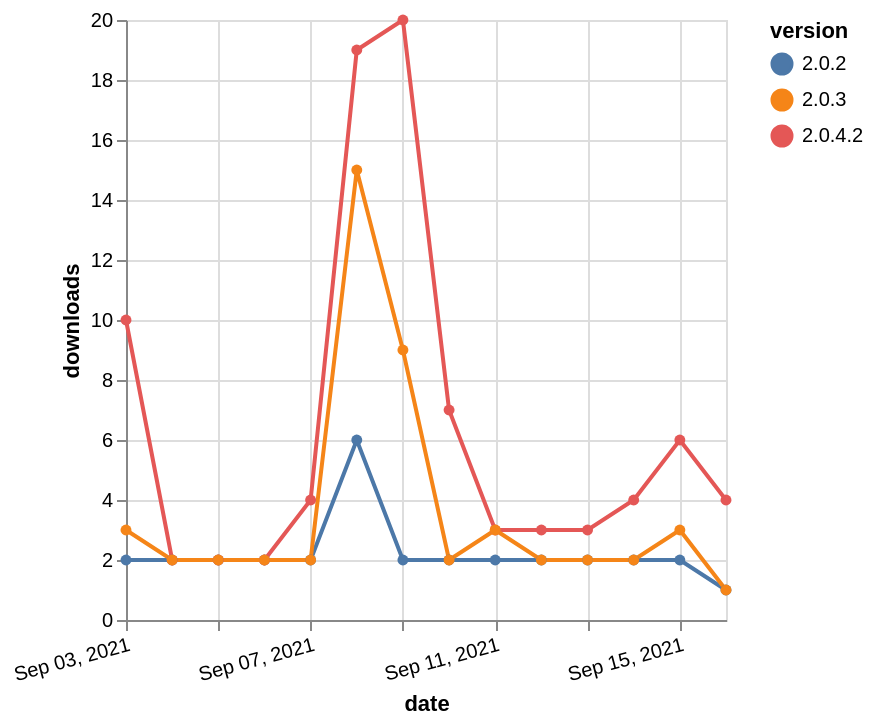

Write the Vega-Lite specification saved for this chart.
### Vega-Lite specification from a JSON file in a GitHub repository (floating-point values rounded to 4 significant figures)
{"$schema": "https://vega.github.io/schema/vega-lite/v5.json", "description": "A simple bar chart with embedded data.", "data": {"values": [{"date": "2021-09-03", "total": 2990, "delta": 2, "version": "2.0.2"}, {"date": "2021-09-04", "total": 2992, "delta": 2, "version": "2.0.2"}, {"date": "2021-09-05", "total": 2994, "delta": 2, "version": "2.0.2"}, {"date": "2021-09-06", "total": 2996, "delta": 2, "version": "2.0.2"}, {"date": "2021-09-07", "total": 2998, "delta": 2, "version": "2.0.2"}, {"date": "2021-09-08", "total": 3004, "delta": 6, "version": "2.0.2"}, {"date": "2021-09-09", "total": 3006, "delta": 2, "version": "2.0.2"}, {"date": "2021-09-10", "total": 3008, "delta": 2, "version": "2.0.2"}, {"date": "2021-09-11", "total": 3010, "delta": 2, "version": "2.0.2"}, {"date": "2021-09-12", "total": 3012, "delta": 2, "version": "2.0.2"}, {"date": "2021-09-13", "total": 3014, "delta": 2, "version": "2.0.2"}, {"date": "2021-09-14", "total": 3016, "delta": 2, "version": "2.0.2"}, {"date": "2021-09-15", "total": 3018, "delta": 2, "version": "2.0.2"}, {"date": "2021-09-16", "total": 3019, "delta": 1, "version": "2.0.2"}, {"date": "2021-09-03", "total": 6354, "delta": 10, "version": "2.0.4.2"}, {"date": "2021-09-04", "total": 6356, "delta": 2, "version": "2.0.4.2"}, {"date": "2021-09-05", "total": 6358, "delta": 2, "version": "2.0.4.2"}, {"date": "2021-09-06", "total": 6360, "delta": 2, "version": "2.0.4.2"}, {"date": "2021-09-07", "total": 6364, "delta": 4, "version": "2.0.4.2"}, {"date": "2021-09-08", "total": 6383, "delta": 19, "version": "2.0.4.2"}, {"date": "2021-09-09", "total": 6403, "delta": 20, "version": "2.0.4.2"}, {"date": "2021-09-10", "total": 6410, "delta": 7, "version": "2.0.4.2"}, {"date": "2021-09-11", "total": 6413, "delta": 3, "version": "2.0.4.2"}, {"date": "2021-09-12", "total": 6416, "delta": 3, "version": "2.0.4.2"}, {"date": "2021-09-13", "total": 6419, "delta": 3, "version": "2.0.4.2"}, {"date": "2021-09-14", "total": 6423, "delta": 4, "version": "2.0.4.2"}, {"date": "2021-09-15", "total": 6429, "delta": 6, "version": "2.0.4.2"}, {"date": "2021-09-16", "total": 6433, "delta": 4, "version": "2.0.4.2"}, {"date": "2021-09-03", "total": 10076, "delta": 3, "version": "2.0.3"}, {"date": "2021-09-04", "total": 10078, "delta": 2, "version": "2.0.3"}, {"date": "2021-09-05", "total": 10080, "delta": 2, "version": "2.0.3"}, {"date": "2021-09-06", "total": 10082, "delta": 2, "version": "2.0.3"}, {"date": "2021-09-07", "total": 10084, "delta": 2, "version": "2.0.3"}, {"date": "2021-09-08", "total": 10099, "delta": 15, "version": "2.0.3"}, {"date": "2021-09-09", "total": 10108, "delta": 9, "version": "2.0.3"}, {"date": "2021-09-10", "total": 10110, "delta": 2, "version": "2.0.3"}, {"date": "2021-09-11", "total": 10113, "delta": 3, "version": "2.0.3"}, {"date": "2021-09-12", "total": 10115, "delta": 2, "version": "2.0.3"}, {"date": "2021-09-13", "total": 10117, "delta": 2, "version": "2.0.3"}, {"date": "2021-09-14", "total": 10119, "delta": 2, "version": "2.0.3"}, {"date": "2021-09-15", "total": 10122, "delta": 3, "version": "2.0.3"}, {"date": "2021-09-16", "total": 10123, "delta": 1, "version": "2.0.3"}]}, "width": "container", "mark": {"type": "line", "point": {"filled": true}}, "encoding": {"x": {"field": "date", "type": "temporal", "timeUnit": "yearmonthdate", "title": "date", "axis": {"labelAngle": -15}}, "y": {"field": "delta", "type": "quantitative", "title": "downloads"}, "color": {"field": "version", "type": "nominal"}, "tooltip": {"field": "delta"}}}
